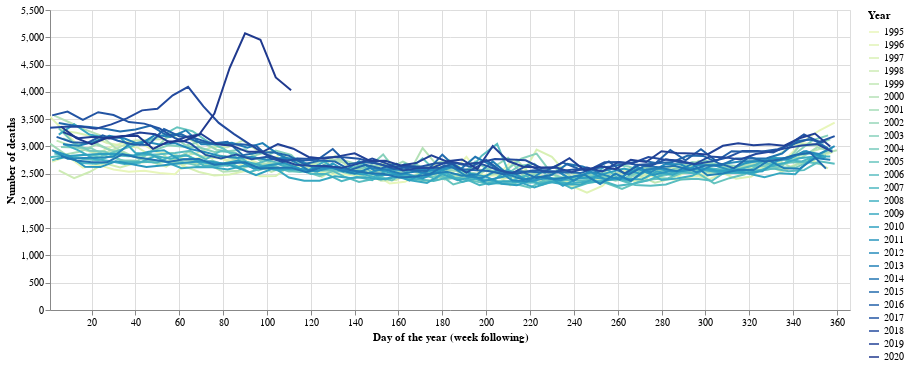

Write notebook code for a chart like this one.
### Code cell
legend_selection = alt.selection_multi(fields=['first_day:year'], bind='legend')

# Plots a single line for every year in an interactive chart

alt.Chart(df).mark_line().encode(
    alt.X(
        'first_day:yday', type='quantitative', 
        title='Day of the year (week following)',
        scale=alt.Scale(domain=(1, 366))
    ),
    alt.Y('deaths', type='quantitative', title='Number of deaths'),
    
    # Documentation on available colour schemes in Vega: https://vega.github.io/vega/docs/schemes/
    alt.Color('first_day:year', type='ordinal', scale=alt.Scale(scheme='yellowgreenblue'), title='Year'),
    
    # Enable selection of series (years) from the legend
    opacity=alt.condition(legend_selection, alt.value(1), alt.value(0.2)),
    
    # Display tooltips
    #tooltip=['country', 'first_day', 'deaths']
    tooltip=[alt.Tooltip('country', title='Country'), 
             alt.Tooltip('first_day', title='Week starting'),
             alt.Tooltip('deaths', title='Number of deaths')
    ]
).properties(
    width=800
).interactive().add_selection(legend_selection) #.add_selection(alt.selection_interval(bind='scales'))

#band = alt.Chart(df).mark_errorband(extent='ci').encode(
#    x = 'first_day',
#    y = 'deaths'
#)

#line + band

### Figure 1 — Vega-Lite specification as saved in the notebook (floating-point values rounded to 4 significant figures; data arrays with more than 128 entries replaced by an {"elided": "..."} marker saying what was removed)
{"config": {"view": {"continuousWidth": 400, "continuousHeight": 300}}, "data": {"name": "data-0bdd129f33efb888627c1caf733a5c7c"}, "mark": "line", "encoding": {"color": {"type": "ordinal", "field": "first_day:year", "scale": {"scheme": "yellowgreenblue"}, "title": "Year"}, "opacity": {"condition": {"value": 1, "selection": "selector045"}, "value": 0.2}, "tooltip": [{"type": "nominal", "field": "country", "title": "Country"}, {"type": "temporal", "field": "first_day", "title": "Week starting"}, {"type": "quantitative", "field": "deaths", "title": "Number of deaths"}], "x": {"type": "quantitative", "field": "first_day:yday", "scale": {"domain": [1, 366]}, "title": "Day of the year (week following)"}, "y": {"type": "quantitative", "field": "deaths", "title": "Number of deaths"}}, "selection": {"selector046": {"type": "interval", "bind": "scales", "encodings": ["x", "y"]}, "selector045": {"type": "multi", "fields": ["first_day:year"], "bind": "legend"}}, "width": 800, "$schema": "https://vega.github.io/schema/vega-lite/v4.8.1.json", "datasets": {"data-0bdd129f33efb888627c1caf733a5c7c": {"elided": "1300 records"}}}
